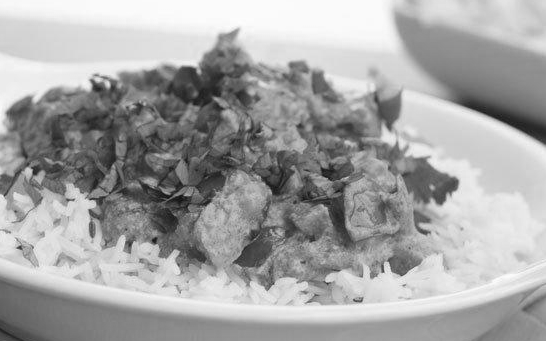
#> input picture original.png, 546 x 341 px
$ python -i salpimienta.py   (imports and definitions only)   (Python 2 division)
#> lines starting #> are read from the running program, lines starting #| are printed output that depends on the picture
import numpy as np
from Tkinter import *
from PIL import ImageDraw
import Image
import ImageTk
from sys import argv
from random import random
from random import choice

#Toma como parametro la imagen original y la densisdad de ruido
def efectoSaltPepper(original, densidadRuido):
    #toma las proporciones la imagen
    width, height = original.size
    # imprime proporciones
    print width, height
    #lo convierte en escala de grises
    original = original.convert('L')
    #se crea una nueva imagen con las proporciones de la original
    modificado = Image.new(mode='L', size =(width,height))
    #se carga la imagen original para poder manipularlo
    org = original.load()
    #se carga la imagen modifica para poder manipularlo
    mod = modificado.load()
    # se iteran las proporciones para acceder al pixel
    # de la imagen original, segun
    for y in xrange(height):
        for x in xrange(width):
            # se toma el pixel
            pixel = org[x,y]
            #dependiendo de la densidad es lo que se toma de probabilidad
            # para definir el pixel como negro o blanco
            #dicho pixel se pasa a una nueva imagen
            if(random() <= densidadRuido):
                if(choice([True, False])):
                       mod[x, y] = 0
                else:
                       mod[x, y] = 255
            else:
                mod[x,y] = pixel
    #se guarda en un arreglo la imagen cargada
    data = np.array(modificado)
    print data
    print data.shape
    #se crea imagen apartir del arreglo
    im = Image.fromarray(data)
    return im

#Toma como parametro la imagen original
def limpiandoEfectoSaltPepper(original):
    #toma las proporciones de la imagen original
    width, height = original.size
    #imprime las proporciones
    print width, height
    #convierte la imagen en escala de grises
    original = original.convert('L')
    #se crea una imagen nueva apartir de las proporciones de la origina
    modificado = Image.new(mode='L', size = (width, height) )
    #se carga la imagen original para poder manipularlo
    org = original.load()
    #se carga la imagen nueva para poder manipularlo
    mod = modificado.load()
    # se iteran las proporciones de la imagen para acceder al pixel
    for y in xrange(height):
        for x in xrange(width):
            # se obtiene pixel en coordenadas x y y
            pixel = org[x, y]
            #se inicializa contador y totalVecinos
            contador = 0
            totalVecinos = 0
            # se suma cada vecinos en totalVecinos y se agrega un +1 al contador
            try:
                totalVecinos += org[x+1, y]
                contador += 1
            except:
                pass
            try:
                totalVecinos += org[x-1, y]
                contador += 1
            except:
                pass
            try:
                totalVecinos += org[x, y+1]
                contador += 1
            except:
                pass
            try:
                totalVecinos += org[x, y-1]
                contador += 1
            except:
                pass
            #se toma el promedio de todos los vecinos
            promedio = (totalVecinos * 1.0)/ (contador * 1.0)
            #si la diferencia es mayor a 80 se toma el promedio sino
            #se deja el original
            if abs( promedio - pixel ) > 80:
                mod[x,y] = promedio
            else:
                mod[x,y] = pixel
    #se carga el array en data
    data = np.array(modificado)
    print data
    print data.shape
    # se crea imagen apartir del array
    im = Image.fromarray(data)
    return im

def escalaDeGrises(im):
    width, height = im.size
    print width, height
    im = im.convert('RGB')
    pix = im.load()
    promedio = 0.0
    for y in xrange(height):
            for x in xrange(width):
                r, g, b = pix[x, y]
                promedio = (r+g+b)/3.0
                pix[x, y] = int(promedio), int(promedio), int(promedio)
    data = np.array(im)
    im2 = Image.fromarray(data)
    return im2

#iterarcion recursiva del limpiador del efecto de sal pimienta
def iteracionesLimpiadoDeEfectoSaltPepper(imagen, iteraciones):
    if iteraciones == 0:
        return limpiandoEfectoSaltPepper(imagen)
    return iteracionesLimpiadoDeEfectoSaltPepper(limpiandoEfectoSaltPepper(imagen), iteraciones - 1)

def main():
    #carga imagen apartir del parametro argv[1]
    imagen = Image.open(argv[1])
#> imagen is the input picture: PIL image 546x341 L; min 12, max 254, mean 164.6
    original = imagen
    escalaGrises = escalaDeGrises(imagen)
#| 546 341
    #se crea el efecto sal pimienta dando imagen y densidad de sal y pimienta
    modificado = efectoSaltPepper(escalaGrises, float(argv[2]))
#| 546 341
#> in efectoSaltPepper, `modificado = Image.new(mode='L', size =(width,height))`: modificado: PIL image 546x341 L; every value is 0
#> in efectoSaltPepper, `data = np.array(modificado)`:
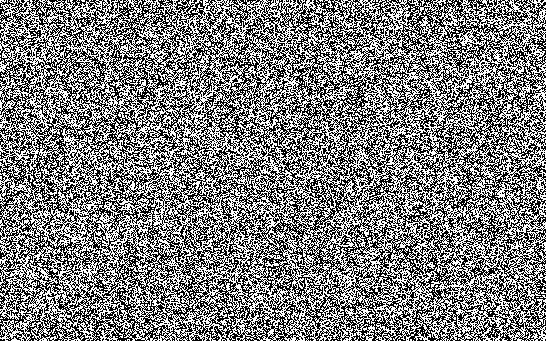
#> data: shape (341, 546); 50.1% white; black in thin lines or dots
#> (printed output is left out)
#| (341, 546)
    #se limpia el efecto sal y pimienta apartir de la imagen y el numero de iteraciones
    limpio = iteracionesLimpiadoDeEfectoSaltPepper(modificado, int(argv[3]))
#| 546 341
    root = Tk()
    scrollbar = Scrollbar(root)
    scrollbar.pack(side=RIGHT, fill=Y)
    tkimageModf = ImageTk.PhotoImage(modificado)
    tkimageLimpio = ImageTk.PhotoImage(limpio)
    Label(root, image = tkimageModf).pack(side="left")
    Label(root, image = tkimageLimpio).pack(side="right")
    root.mainloop()
# [1 line not run here, left out]

#> (the run stopped early here; a loop or call above may not have finished)

$ run again, with husky.png copied over original.png
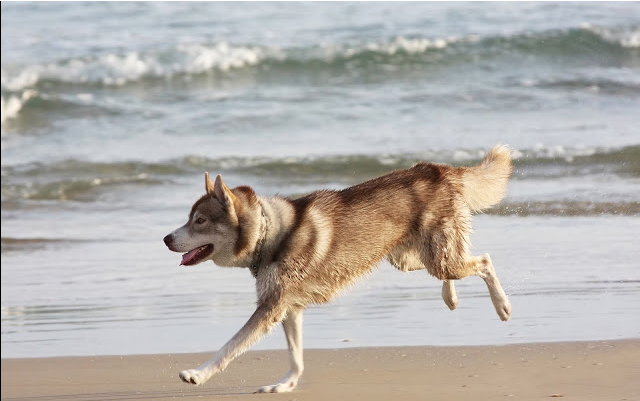
#> input picture husky.png, 640 x 401 px
#> in main, imagen is the input picture: PIL image 640x401 RGB; mean R, G, B 180.3, 176, 171.2
#| 640 401
#> in escalaDeGrises, `data = np.array(im)`:
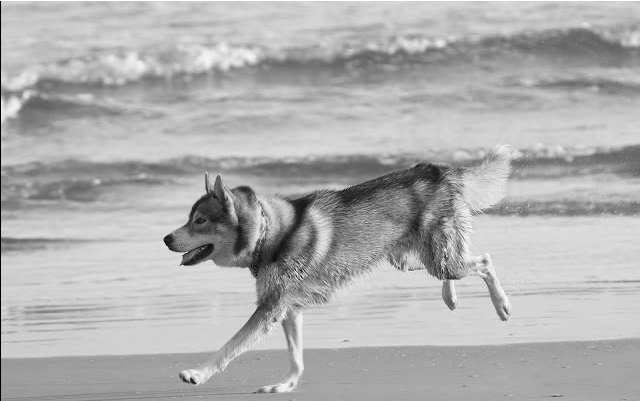
#> data: shape (401, 640, 3); min 0, max 255, mean 175.5
#| 640 401
#> modificado: PIL image 640x401 L; every value is 0
#> in efectoSaltPepper, `data = np.array(modificado)`:
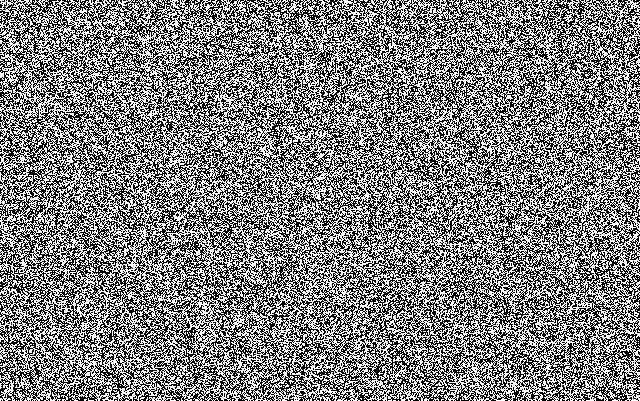
#> data: shape (401, 640); 50% white; black in thin lines or dots
#> (printed output is left out)
#| (401, 640)
#| 640 401
